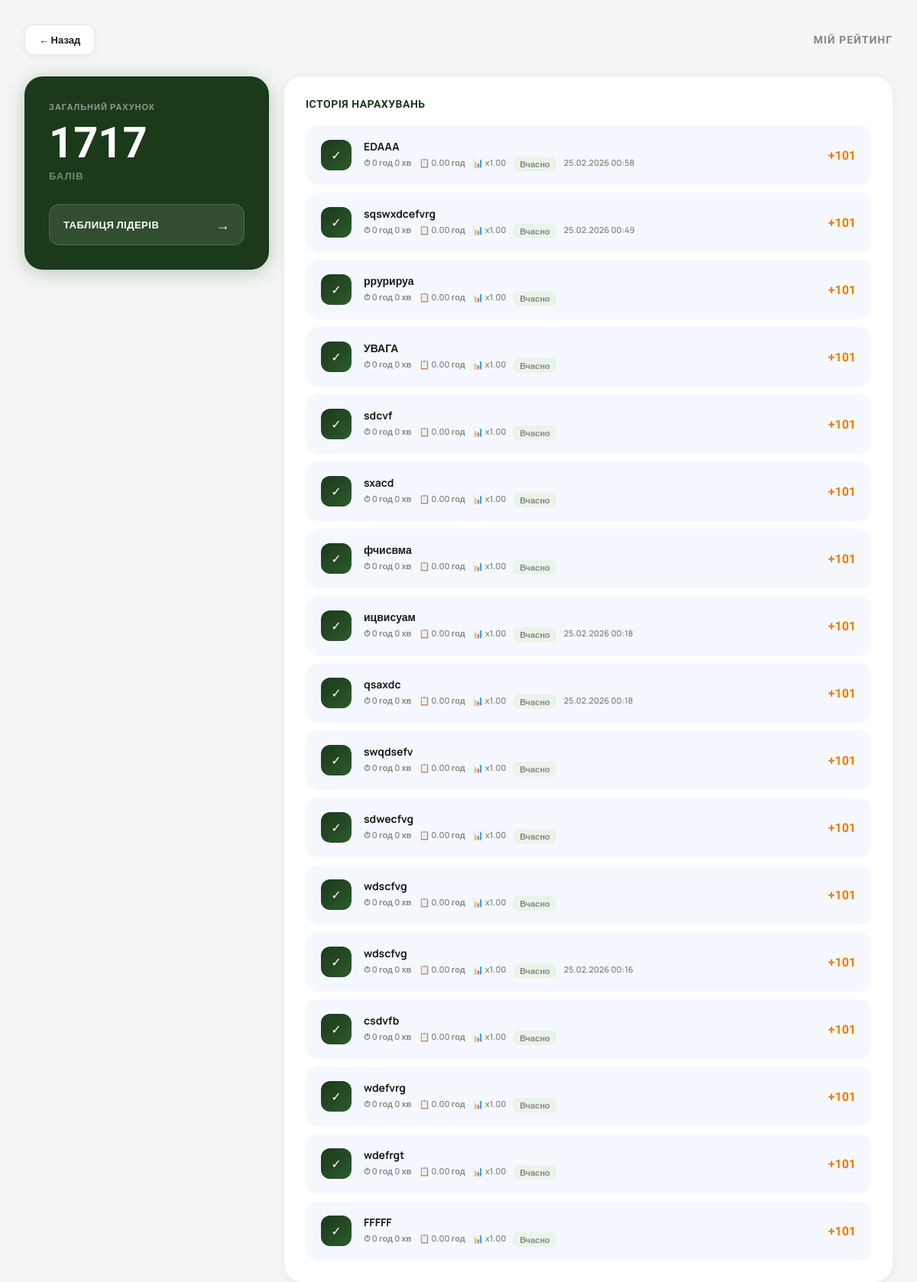
The page /rating/my_rating/ (signed in) on the database its author committed.
### rating/models.py (models this page shows, shortened)
class UserRating(models.Model):
    user = models.OneToOneField(User, on_delete=models.CASCADE, related_name="rating")
    total_points = models.FloatField(default=0)
    streak_days = models.IntegerField(default=0)
    last_completed_date = models.DateField(null=True, blank=True)

class RatingHistory(models.Model):
    user = models.ForeignKey(User, on_delete=models.CASCADE)
    task = models.ForeignKey("tasks.Task", on_delete=models.CASCADE)
    earned_points = models.FloatField(default=0)
    multiplier = models.FloatField(default=1)
    time_spent_hours = models.FloatField(default=0)
    estimated_hours = models.FloatField(default=0)
    created_at = models.DateTimeField(auto_now_add=True)
    @property
    def time_spent_formatted(self):
        total_minutes = int(self.time_spent_hours * 60)
        hours = total_minutes // 60
        minutes = total_minutes % 60
        return f"{hours} год {minutes} хв"
    class Meta:
        unique_together = ("user", "task")

### tasks/models.py (models this page shows, shortened)
class Task(models.Model):
    user = models.ForeignKey(User, on_delete=models.CASCADE)
    title = models.CharField(max_length=255)
    category = models.ForeignKey(Category, null=True, blank=True, on_delete=models.SET_NULL)
    planned_date = models.DateField(null=True, blank=True)
    is_for_today = models.BooleanField(default=False)
    deadline_time = models.TimeField(default="16:00")
    estimated_hours = models.FloatField(default=1)
    is_completed = models.BooleanField(default=False)
    order = models.IntegerField(default=0)
    created_at = models.DateTimeField(auto_now_add=True)
    completed_at = models.DateTimeField(null=True, blank=True)

### rating/views.py (the view)
# urls.py: path("my_rating/", my_rating_view, name="my_rating"),
@login_required
def my_rating_view(request):
    rating, _ = UserRating.objects.get_or_create(user=request.user)
    history = RatingHistory.objects.filter(
        user=request.user
    ).select_related("task").order_by("-created_at")[:20]
    return render(request, "rating/my_rating.html", {
        "rating": rating,
        "history": history,
    })

### rating/templates/rating/my_rating.html (shortened to what this page needs)
<!DOCTYPE html>
<html lang="uk">
<head>
</head>
<body>
<div class="page-header">
  <a href="{% url 'tasks:today_tasks' %}" class="back-btn">← Назад</a>
  <div class="page-title">Мій рейтинг</div>
</div>
<div class="layout">
  <div class="points-card">
    <div class="points-label">Загальний рахунок</div>
    <div class="points-value">{{ rating.total_points|floatformat:0 }}</div>
    <div class="points-unit">балів</div>
    <a href="{% url 'rating:leaderboard' %}" class="leaderboard-btn">
      ТАБЛИЦЯ ЛІДЕРІВ
      <span>→</span>
    </a>
  </div>
  <div class="history-card">
    <div class="history-title">
      ІСТОРІЯ НАРАХУВАНЬ
    </div>
    {% for item in history %}
      <div class="history-row">
        <div class="history-icon">✓</div>
        <div class="history-info">
          <div class="history-name">{{ item.task.title }}</div>
          <div class="history-meta">
            <span>⏱ {{ item.time_spent_formatted }}</span>
            <span>📋 {{ item.estimated_hours|floatformat:2 }} год</span>
            <span>📊 x{{ item.multiplier|floatformat:2 }}</span>
            {% if item.multiplier < 0.5 %}
              <span class="history-badge badge-late">Прострочено</span>
            {% else %}
              <span class="history-badge badge-ok">Вчасно</span>
            {% endif %}
            <span>{{ item.task.completed_at|date:"d.m.Y H:i" }}</span>
          </div>
        </div>
        <div class="history-pts">+{{ item.earned_points|floatformat:0 }}</div>
      </div>
    {% empty %}
      <div class="empty-msg">Поки що немає завершених задач 🙌</div>
    {% endfor %}
  </div>
</div>
</body>
</html>

### rating/templates/rating/my_rating.html (style rules this page uses)
:root { --green-dark: #1a3a1a; --green-mid: #2d5a2d; --green-accent: #3d7a3d; --orange: #f07c00; --orange-light: #ff9a1f; --bg: #f4f6f4; --text-dark: #1a1a1a; --text-muted: #888; --border: #e8e8e8; }
* { margin: 0; padding: 0; box-sizing: border-box; }
body { font-family: 'Manrope', sans-serif; background: var(--bg); color: var(--text-dark); min-height: 100vh; padding: 32px; }
.page-header { display: flex; align-items: center; justify-content: space-between; margin-bottom: 28px; }
.back-btn { display: flex; align-items: center; gap: 8px; padding: 10px 18px; background: white; border: 1px solid var(--border); border-radius: 12px; text-decoration: none; color: var(--text-dark); font-size: 13px; font-weight: 700; transition: all 0.2s; box-shadow: 0 2px 8px rgba(0,0,0,0.05); }
.page-title { font-family: 'Unbounded', sans-serif; font-size: 14px; font-weight: 700; color: var(--text-muted); letter-spacing: 1px; text-transform: uppercase; }
.layout { display: grid; grid-template-columns: 320px 1fr; gap: 20px; align-items: start; }
.points-card { background: var(--green-dark); border-radius: 24px; padding: 32px; color: white; box-shadow: 0 4px 24px rgba(26,58,26,0.25); animation: slideUp 0.4s ease; }
.points-label { font-size: 11px; font-weight: 700; letter-spacing: 1px; text-transform: uppercase; color: rgba(255,255,255,0.5); margin-bottom: 12px; }
.points-value { font-family: 'Unbounded', sans-serif; font-size: 56px; font-weight: 900; color: white; line-height: 1; margin-bottom: 6px; }
.points-unit { font-size: 13px; font-weight: 700; color: rgba(255,255,255,0.4); letter-spacing: 1px; text-transform: uppercase; margin-bottom: 28px; }
.leaderboard-btn { display: flex; align-items: center; justify-content: space-between; padding: 14px 18px; background: rgba(255,255,255,0.1); border-radius: 14px; text-decoration: none; color: white; font-size: 13px; font-weight: 700; letter-spacing: 0.5px; transition: all 0.2s; border: 1px solid rgba(255,255,255,0.15); }
.leaderboard-btn span { font-size: 18px; }
.history-card { background: white; border-radius: 24px; padding: 28px; box-shadow: 0 2px 12px rgba(0,0,0,0.06); animation: slideUp 0.4s ease 0.1s both; }
.history-title { font-family: 'Unbounded', sans-serif; font-size: 14px; font-weight: 700; color: var(--green-dark); letter-spacing: 0.5px; margin-bottom: 20px; display: flex; align-items: center; gap: 10px; }
.history-row { display: flex; align-items: center; gap: 16px; padding: 16px 18px; background: #f5f8ff; border-radius: 16px; margin-bottom: 10px; border: 2px solid transparent; transition: all 0.2s; }
.history-row:last-child { margin-bottom: 0; }
.history-icon { width: 40px; height: 40px; border-radius: 12px; background: linear-gradient(135deg, var(--green-dark), var(--green-mid)); display: flex; align-items: center; justify-content: center; flex-shrink: 0; font-size: 16px; color: white; }
.history-info { flex: 1; min-width: 0; }
.history-name { font-size: 14px; font-weight: 700; color: var(--text-dark); margin-bottom: 4px; white-space: nowrap; overflow: hidden; text-overflow: ellipsis; }
.history-meta { display: flex; flex-wrap: wrap; gap: 10px; }
.history-meta span { font-size: 11px; color: var(--text-muted); font-weight: 600; }
.history-badge { font-size: 11px; font-weight: 700; padding: 2px 8px; border-radius: 6px; }
.badge-ok { background: #e8f5e8; color: var(--green-mid); }
.history-pts { font-family: 'Unbounded', sans-serif; font-size: 16px; font-weight: 700; color: var(--orange); flex-shrink: 0; }

### rows shown on the page
UserRating: total_points "1717"
RatingHistory: task "EDAAA", time_spent_formatted "0 год 0 хв", estimated_hours "0.00", multiplier "1.00", shows "Вчасно", task.completed_at "25.02.2026 00:58", earned_points "101"
RatingHistory: task "sqswxdcefvrg", time_spent_formatted "0 год 0 хв", estimated_hours "0.00", multiplier "1.00", shows "Вчасно", task.completed_at "25.02.2026 00:49", earned_points "101"
RatingHistory: task "ррурируа", time_spent_formatted "0 год 0 хв", estimated_hours "0.00", multiplier "1.00", shows "Вчасно", earned_points "101"
RatingHistory: task "УВАГА", time_spent_formatted "0 год 0 хв", estimated_hours "0.00", multiplier "1.00", shows "Вчасно", earned_points "101"
RatingHistory: task "sdcvf", time_spent_formatted "0 год 0 хв", estimated_hours "0.00", multiplier "1.00", shows "Вчасно", earned_points "101"
RatingHistory: task "sxacd", time_spent_formatted "0 год 0 хв", estimated_hours "0.00", multiplier "1.00", shows "Вчасно", earned_points "101"
RatingHistory: task "фчисвма", time_spent_formatted "0 год 0 хв", estimated_hours "0.00", multiplier "1.00", shows "Вчасно", earned_points "101"
RatingHistory: task "ицвисуам", time_spent_formatted "0 год 0 хв", estimated_hours "0.00", multiplier "1.00", shows "Вчасно", task.completed_at "25.02.2026 00:18", earned_points "101"
RatingHistory: task "qsaxdc", time_spent_formatted "0 год 0 хв", estimated_hours "0.00", multiplier "1.00", shows "Вчасно", task.completed_at "25.02.2026 00:18", earned_points "101"
RatingHistory: task "swqdsefv", time_spent_formatted "0 год 0 хв", estimated_hours "0.00", multiplier "1.00", shows "Вчасно", earned_points "101"
RatingHistory: task "sdwecfvg", time_spent_formatted "0 год 0 хв", estimated_hours "0.00", multiplier "1.00", shows "Вчасно", earned_points "101"
RatingHistory: task "wdscfvg", time_spent_formatted "0 год 0 хв", estimated_hours "0.00", multiplier "1.00", shows "Вчасно", earned_points "101"
RatingHistory: task "wdscfvg", time_spent_formatted "0 год 0 хв", estimated_hours "0.00", multiplier "1.00", shows "Вчасно", task.completed_at "25.02.2026 00:16", earned_points "101"
RatingHistory: task "csdvfb", time_spent_formatted "0 год 0 хв", estimated_hours "0.00", multiplier "1.00", shows "Вчасно", earned_points "101"
RatingHistory: task "wdefvrg", time_spent_formatted "0 год 0 хв", estimated_hours "0.00", multiplier "1.00", shows "Вчасно", earned_points "101"
RatingHistory: task "wdefrgt", time_spent_formatted "0 год 0 хв", estimated_hours "0.00", multiplier "1.00", shows "Вчасно", earned_points "101"
RatingHistory: task "FFFFF", time_spent_formatted "0 год 0 хв", estimated_hours "0.00", multiplier "1.00", shows "Вчасно", earned_points "101"
